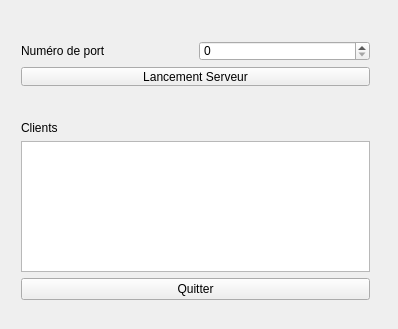
<?xml version="1.0" encoding="UTF-8"?>
<ui version="4.0">
 <class>ServeurWidget</class>
 <widget class="QWidget" name="ServeurWidget">
  <property name="geometry">
   <rect>
    <x>0</x>
    <y>0</y>
    <width>398</width>
    <height>329</height>
   </rect>
  </property>
  <property name="windowTitle">
   <string>ServeurWidget</string>
  </property>
  <widget class="QWidget" name="">
   <property name="geometry">
    <rect>
     <x>10</x>
     <y>30</y>
     <width>371</width>
     <height>67</height>
    </rect>
   </property>
   <layout class="QVBoxLayout" name="verticalLayout">
    <item>
     <layout class="QHBoxLayout" name="horizontalLayout">
      <item>
       <widget class="QLabel" name="labelNumeroDePort">
        <property name="text">
         <string>Numéro de port</string>
        </property>
       </widget>
      </item>
      <item>
       <widget class="QSpinBox" name="spinBoxNumeroPort"/>
      </item>
     </layout>
    </item>
    <item>
     <widget class="QPushButton" name="pushButtonLancerServeur">
      <property name="text">
       <string>Lancement Serveur</string>
      </property>
     </widget>
    </item>
   </layout>
  </widget>
  <widget class="QWidget" name="">
   <property name="geometry">
    <rect>
     <x>10</x>
     <y>110</y>
     <width>371</width>
     <height>201</height>
    </rect>
   </property>
   <layout class="QVBoxLayout" name="verticalLayout_2">
    <item>
     <widget class="QLabel" name="labelClient">
      <property name="text">
       <string>Clients</string>
      </property>
     </widget>
    </item>
    <item>
     <widget class="QTextEdit" name="textEditClients"/>
    </item>
    <item>
     <widget class="QPushButton" name="ButtonQuitter">
      <property name="text">
       <string>Quitter</string>
      </property>
     </widget>
    </item>
   </layout>
  </widget>
 </widget>
 <layoutdefault spacing="6" margin="11"/>
 <resources/>
 <connections/>
</ui>
